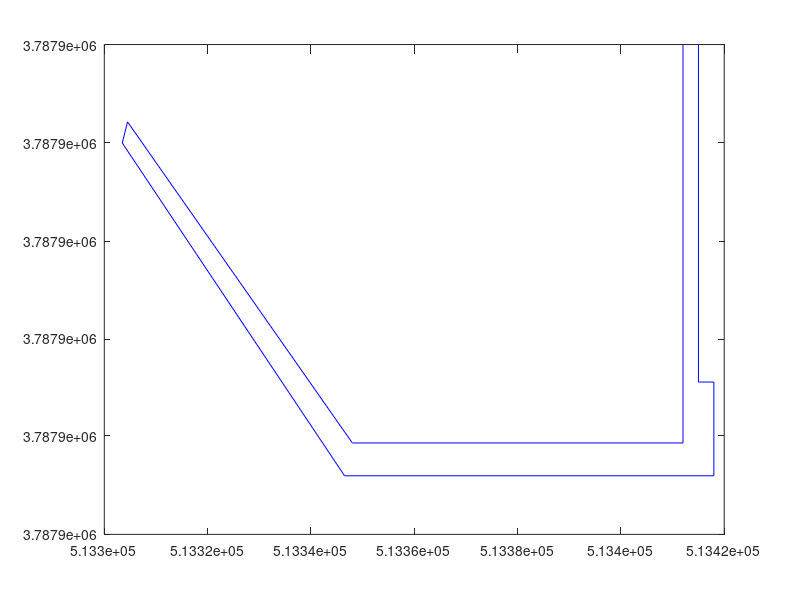

The MATLAB script that drew this image:
N=[3787920,3787886,3787886,3787895.5,3787895.5,3787930,3787930,3787889.3,3787889.3,3787922.3,3787920];
E=[513303.5,513346.5,513418,513418,513415,513415,513412,513412,513348.0,513304.5,513303.5];
figure
% plot(NE(:,2),NE(:,1),'g')
 %hold on
plot(E,N,'b')